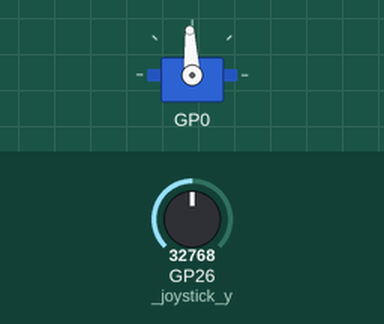
Simulated run of this program. Board: Raspberry Pi Pico running MicroPython. Shown: servo. The test bench sets the inputs (shaded band); at power-on: GP26 (_joystick_y) = 32768 (analog values on the 0–65535 scale). Servo angles are drawn from the pulse width (0.5 ms = 0°, 2.5 ms = 180°).

Above: at 1.2 s.
1.3 s: GP26 (_joystick_y) set to 36752
2.8 s: GP26 (_joystick_y) set to 38640
At 3.27 s:
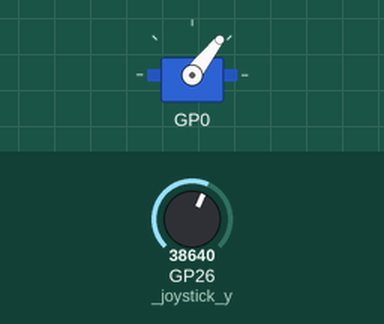
At 4.2 s:
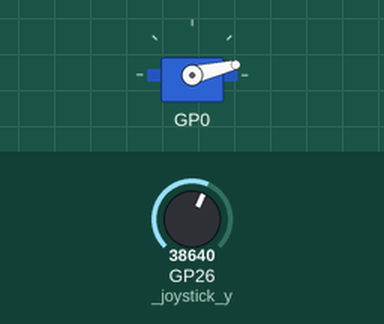
5.2 s: GP26 (_joystick_y) set to 28784
6.7 s: GP26 (_joystick_y) set to 27136
At 9.5 s:
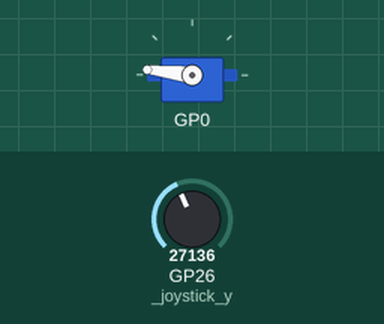
Timing chart, 0 to 10.7 s (numbered marks = the images above; inputs shaded):
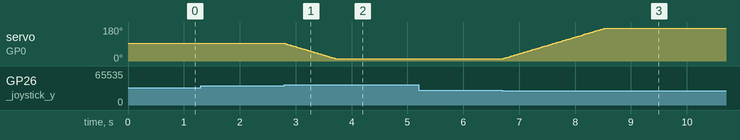

Measured:
- the behaviour switches between 37760 and 37776 on GP26 (_joystick_y) (found by bisection; images 0 and 1)
- the behaviour switches between 27776 and 27760 on GP26 (_joystick_y) (found by bisection; images 2 and 3)
- after the input at 1.3 s, every drawn part: stays the same
- after the input at 2.8 s, servo on GP0: moves from 93° to 13° over 0.89 s, starting at once
- after the input at 5.2 s, every drawn part: stays the same
- after the input at 6.7 s, servo on GP0: moves from 13° to 173° over 1.8 s, starting at once

The program:

servo_joystick_controlar.py
```python
"""Controla o angulo de um servomotor com o joystick da BitDogLab.

Bloco correspondente: Joystick controla servo.
O exemplo aumenta o angulo para cima e diminui para baixo.
"""

from machine import ADC, Pin, PWM
import time


PINOS_DIG = {0: 0, 1: 1, 2: 2, 3: 3}
CENTRO_JOYSTICK = 32_768
ZONA_MORTA = 5_000
PULSO_MIN_NS = 640_000
PULSO_MAX_NS = 2_420_000

_joystick_x = ADC(Pin(27))
_joystick_y = ADC(Pin(26))
_servos = {}
_angulos = {}


def _obter_servo(conexao):
    conexao = int(conexao)
    if conexao not in PINOS_DIG:
        raise ValueError("Conexao DIG invalida")
    if conexao not in _servos:
        _servos[conexao] = PWM(Pin(PINOS_DIG[conexao]))
        _servos[conexao].freq(50)
        _angulos[conexao] = 0
    return _servos[conexao]


def mover_servo(conexao, angulo):
    conexao = int(conexao)
    angulo = max(0, min(180, angulo))
    pulso = PULSO_MIN_NS + int(
        ((PULSO_MAX_NS - PULSO_MIN_NS) * angulo) // 180
    )
    _obter_servo(conexao).duty_ns(pulso)
    _angulos[conexao] = angulo
    return angulo


def controlar_com_joystick(conexao=0, angulo_inicial=90, passo=2):
    """Le o joystick uma vez e atualiza o servo quando necessario."""
    conexao = int(conexao)
    if conexao not in _angulos:
        mover_servo(conexao, angulo_inicial)

    passo = max(1, abs(passo))
    valor_y = _joystick_y.read_u16()

    if valor_y < CENTRO_JOYSTICK - ZONA_MORTA:
        mover_servo(conexao, _angulos[conexao] + passo)
    elif valor_y > CENTRO_JOYSTICK + ZONA_MORTA:
        mover_servo(conexao, _angulos[conexao] - passo)

    return _angulos[conexao]


while True:
    controlar_com_joystick(conexao=0, angulo_inicial=90, passo=2)
    time.sleep_ms(20)
```
